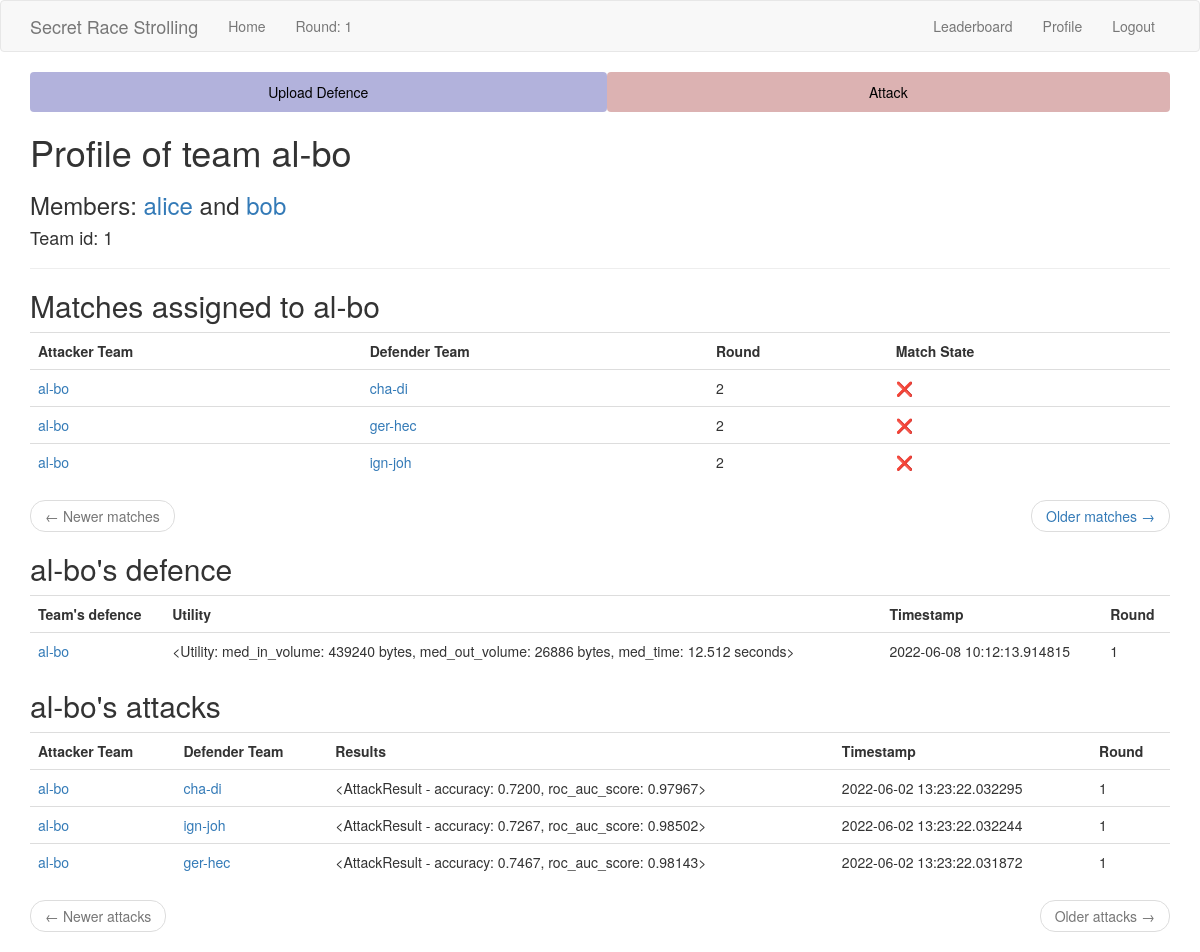
Page /team/al-bo (signed in) on the earlier database version.
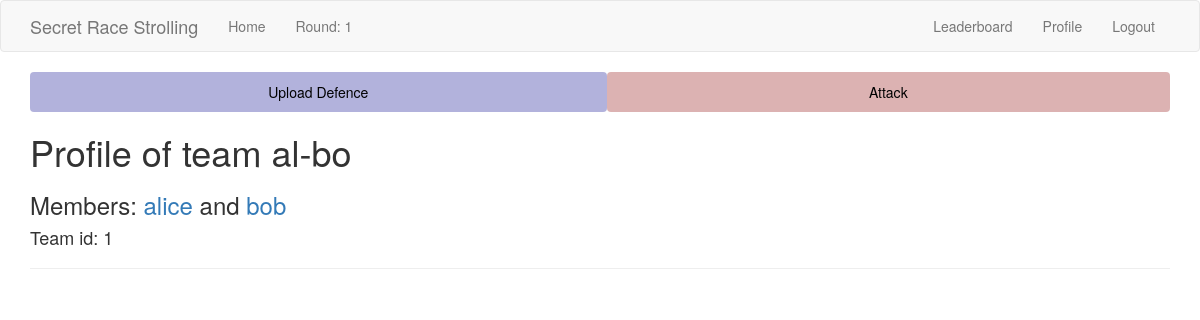
Same page on the later database version.
### app/models.py (models this page shows, shortened)
class Team(db.Model):
    id = db.Column(db.Integer, primary_key=True)
    team_name = db.Column(db.String(64), index=True, unique=True)
    member1_id = db.Column(db.Integer, db.ForeignKey("user.id"), unique=True)
    member2_id = db.Column(db.Integer, db.ForeignKey("user.id"), unique=True)
    defences = db.relationship(
        "Defence",
        backref="defender_team",
        foreign_keys="Defence.defender_team_id",
        lazy="dynamic",
    )
    defence_matches = db.relationship(
        "Match",
        backref="defender_team",
        foreign_keys="Match.defender_team_id",
        lazy="dynamic",
    )
    attack_matches = db.relationship(
        "Match",
        backref="attacker_team",
        foreign_keys="Match.attacker_team_id",
        lazy="dynamic",
    )
    def members(self) -> tuple[Optional[User], Optional[User]]:
        return (
            db.session.query(User).filter(User.id == self.member1_id).first(),
            db.session.query(User).filter(User.id == self.member2_id).first(),
        )
    def attacks(self) -> Query:
        self_attacks = (
            db.session.query(Match.id)
            .filter(Match.attacker_team_id == self.id)
            .subquery()
        )
        return db.session.query(Attack).join(
            self_attacks, self_attacks.c.id == Attack.match_id
        )

class User(UserMixin, db.Model):
    id = db.Column(db.Integer, primary_key=True)
    username = db.Column(db.String(64), index=True, unique=True)
    email = db.Column(db.String(96), index=True, unique=True)
    password_hash = db.Column(db.String(102))
    sciper = db.Column(db.Integer, unique=True)
    is_admin = db.Column(db.Boolean, default=False)
    def team(self) -> Optional["Team"]:
        return (
            db.session.query(Team)
            .filter(or_(Team.member1_id == self.id, Team.member2_id == self.id))
            .first()
        )
    def has_team(self) -> bool:
        return self.team() is not None

class Match(db.Model):
    id = db.Column(db.Integer, primary_key=True)
    defender_team_id = db.Column(db.Integer, db.ForeignKey("team.id"))
    attacker_team_id = db.Column(db.Integer, db.ForeignKey("team.id"))
    round = db.Column(db.Integer, index=True)
    __table_args__ = (
        db.UniqueConstraint(
            "defender_team_id",
            "attacker_team_id",
            "round",
            name="_match_pair_once_per_round",
        ),
    )
    attacks = db.relationship(
        "Attack",
        backref="match",
        foreign_keys="Attack.match_id",
        lazy="dynamic",
    )
    @staticmethod
    def paginate_and_itemize_match_query(
        matches: Query, page: int, matches_per_page: int, current_user_team: Team
    ) -> tuple[Pagination, list[dict]]:
        matches_sub = matches.subquery()
        attacks_done = (
            db.session.query(matches_sub.c.id)
            .join(Attack, Attack.match_id == matches_sub.c.id)
            .all()
        )
        attacks_done = [attack_done[0] for attack_done in attacks_done]
        paginated = matches.paginate(page, matches_per_page)
        matches_items = paginated.items
        for m in matches_items:
            m.match_done = m.id in attacks_done
        return paginated, matches_items

class Defence(db.Model):
    id = db.Column(db.Integer, primary_key=True)
    defender_team_id = db.Column(db.Integer, db.ForeignKey("team.id"))
    utility = db.Column(db.PickleType)
    timestamp = db.Column(db.DateTime, index=True, default=datetime.utcnow)
    round = db.Column(db.Integer, index=True)

class Attack(db.Model):
    id = db.Column(db.Integer, primary_key=True)
    match_id = db.Column(db.Integer, db.ForeignKey("match.id"))
    results = db.Column(db.PickleType)
    timestamp = db.Column(db.DateTime, index=True, default=datetime.utcnow)

### app/routes.py (the view)
@app.route("/team/<team_name>", methods=["GET"])
@login_required
def team(team_name):
    team = Team.query.filter_by(team_name=team_name).first_or_404()
    member1, member2 = team.members()
    page_match = request.args.get("page_match", 1, type=int)
    page_attack = request.args.get("page_attack", 1, type=int)
    pagination, matches_items = Match.paginate_and_itemize_match_query(
        team.attack_matches.order_by(Match.round.desc()),
        page_match,
        app.config["MATCHES_PER_TEAM"],
        current_user.team(),
    )
    match_next_url = (
        url_for(
            "team",
            team_name=team.team_name,
            page_match=pagination.next_num,
            page_attack=page_attack,  # we must not forget to propagate the attack page
        )
        if pagination.has_next
        else None
    )
    match_prev_url = (
        url_for(
            "team",
            team_name=team.team_name,
            page_match=pagination.prev_num,
            page_attack=page_attack,  # we must not forget to propagate the attack page
        )
        if pagination.has_prev
        else None
    )
    defence = team.defences.order_by(Defence.timestamp.desc()).first()
    attacks = (
        team.attacks()
        .order_by(Attack.timestamp.desc())
        .paginate(page_attack, app.config["MATCHES_PER_TEAM"], False)
    )
    attack_next_url = (
        url_for(
            "team",
            team_name=team.team_name,
            page_match=page_match,  # we must not forget to propagate the match page
            page_attack=attacks.next_num,
        )
        if attacks.has_next
        else None
    )
    attack_prev_url = (
        url_for(
            "team",
            team_name=team.team_name,
            page_match=page_match,  # we must not forget to propagate the match page
            page_attack=attacks.prev_num,
        )
        if attacks.has_prev
        else None
    )
    attacks_items = attacks.items
    return render_template(
        "team.html",
        team=team,
        member1=member1,
        member2=member2,
        matches=matches_items,
        attacks=attacks_items,
        defence=defence,
        match_next_url=match_next_url,
        match_prev_url=match_prev_url,
        attack_next_url=attack_next_url,
        attack_prev_url=attack_prev_url,
    )

### app/models.py (called while the page is built)
@login.user_loader
def load_user(id: int) -> User:
    return User.query.get(int(id))

    def __repr__(self):
        return "<Utility: \nmed_in_volume: {:.0f} bytes,\nmed_out_volume: {:.0f} bytes,\nmed_time: {:.3f} seconds>".format(
            abs(self.med_in_volume), self.med_out_volume, self.med_time
        )

    def __repr__(self) -> str:
        return "<AttackResult - accuracy: {:.4f}, roc_auc_score: {:.5f}>".format(
            self.accuracy, self.roc_auc_score
        )

### app/templates/team.html (shortened to what this page needs)
{% extends "base.html" %}
{% block app_content %}
<h1>Profile of team {{ team.team_name }}</h1>
<h3>Members: {% if member1 %} <a href="{{ url_for('user', username=member1.username) }}"> {{ member1.username }}</a>
    {% else %} <a href="{{ url_for('join_team', team_name=team.team_name) }}"> [Join {{ team.team_name }}]</a>
    {% endif %} and {% if member2 %} <a href="{{ url_for('user', username=member2.username) }}">
        {{ member2.username }}</a>
    {% else %} <a href="{{ url_for('join_team', team_name=team.team_name) }}"> [Join {{ team.team_name }}]</a>
    {% endif %}</3>
<h4>Team id: {{ team.id }}</h4>
<hr>
{% if matches %}
<h2>Matches assigned to {{ team.team_name }}</h2>
<table class="table table-hover">
    <tr>
        <th>Attacker Team</th>
        <th>Defender Team</th>
        <th>Round</th>
        <th>Match State</th>
    </tr>
    {% for match in matches %}
    {% include '_match.html' %}
    {% endfor %}
</table>
<nav aria-label="...">
    <ul class="pager">
        <li class="previous{% if not match_prev_url %} disabled{% endif %}">
            <a href="{{ match_prev_url or '#' }}">
                <span aria-hidden="true">&larr;</span> Newer matches
            </a>
        </li>
        <li class="next{% if not match_next_url %} disabled{% endif %}">
            <a href="{{ match_next_url or '#' }}">
                Older matches <span aria-hidden="true">&rarr;</span>
            </a>
        </li>
    </ul>
</nav>
{% endif %}
{% if defence %}
<h2>{{ team.team_name }}'s defence</h2>
<table class="table table-hover">
    <tr>
        <th>Team's defence</th>
        <th>Utility</th>
        <th>Timestamp</th>
        <th>Round</th>
    </tr>
    {% include '_defence.html' %}
{% endif %}
{% if attacks %}
<h2>{{ team.team_name }}'s attacks</h2>
<table class="table table-hover">
    <tr>
        <th>Attacker Team</th>
        <th>Defender Team</th>
        <th>Results</th>
        <th>Timestamp</th>
        <th>Round</th>
    </tr>
    {% for attack in attacks %}
    {% include '_attack.html' %}
    {% endfor %}
</table>
<nav aria-label="...">
    <ul class="pager">
        <li class="previous{% if not attack_prev_url %} disabled{% endif %}">
            <a href="{{ attack_prev_url or '#' }}">
                <span aria-hidden="true">&larr;</span> Newer attacks
            </a>
        </li>
        <li class="next{% if not attack_next_url %} disabled{% endif %}">
            <a href="{{ attack_next_url or '#' }}">
                Older attacks <span aria-hidden="true">&rarr;</span>
            </a>
        </li>
    </ul>
</nav>
{% endif %}
{% endblock %}

### app/templates/base.html (shortened to what this page needs)
{% extends 'bootstrap/base.html' %}
{% block navbar %}
<nav class="navbar navbar-default">
  <div class="container">
    <div class="navbar-header">
      <a
        class="navbar-brand"
        href="{{ url_for('index') }}"
      >Secret Race Strolling</a>
    </div>
    <div
      class="collapse navbar-collapse"
      id="bs-example-navbar-collapse-1"
    >
      <ul class="nav navbar-nav">
        <li><a href="{{ url_for('index') }}">Home</a></li>
        <li><a>Round: {{ config["ROUND"] }}</a></li>
      </ul>
      <ul class="nav navbar-nav navbar-right">
        {% if current_user.is_anonymous %}
        <li><a href="{{ url_for('login') }}">Login</a></li>
        {% else %}
        <li><a href="{{ url_for('leaderboard') }}">Leaderboard</a></li>
        <li><a href="{{ url_for('team', team_name=current_user.team().team_name) if current_user.has_team() else url_for('user', username=current_user.username)}}">Profile</a></li>
        <li><a href="{{ url_for('logout') }}">Logout</a></li>
        {% endif %}
      </ul>
    </div>
  </div>
</nav>
{% endblock %}
{% block content %}
<div class="container">
  <ul class="nav nav-pills nav-justified">
    {% if config["DEFENCE_PHASE"] %}
    <li class="nav-item">
      <a
        class="nav-link"
        style="background:rgba(0, 0, 139, 0.3);color:black"
        href="{{ url_for('defence') }}"
      >Upload Defence</a>
    </li>
    {% endif %}
    {% if config["ATTACK_PHASE"] %}
    <li class="nav-item">
      <a
        class="nav-link"
        style="background:rgba(139, 0, 0, 0.3);color:black"
        href="{{ url_for('attack') }}"
      >Attack</a>
    </li>
    {% endif %}
  </ul>
</div>
<div class="container">
  {% block app_content %}{% endblock %}
</div>
{% endblock %}

### app/templates/_match.html
<tr>
    <td>
        <a href="{{ url_for('team', team_name=match.attacker_team.team_name) }}">
            {{ match.attacker_team.team_name }}</a>
    </td>
    <td>
        <a href="{{ url_for('team', team_name=match.defender_team.team_name) }}">{{ match.defender_team.team_name }}
        </a>
    </td>
    <td>
        {{ match.round }}
    </td>
    <td>
        {% if match.match_done %} ✅ {% else %} ❌ {% endif %}
    </td>
</tr>

### app/templates/_defence.html
    <tr>
        <td>
            <a href="{{ url_for('team', team_name=defence.defender_team.team_name) }}">
                {{ defence.defender_team.team_name }}</a>
        </td>
        <td>
            {{ defence.utility }}
        </td>
        <td>
            {{ defence.timestamp }}
        </td>
        <td>
            {{ defence.round }}
        </td>
    </tr>
</table>

### app/templates/_attack.html
<tr>
    <td>
        <a href="{{ url_for('team', team_name=attack.match.attacker_team.team_name) }}">
            {{ attack.match.attacker_team.team_name }}</a>
    </td>
    <td>
        <a href="{{ url_for('team', team_name=attack.match.defender_team.team_name) }}">{{ attack.match.defender_team.team_name }}
        </a>
    </td>
    <td>
        {{ attack.results }}
    </td>
    <td>
        {{ attack.timestamp }}
    </td>
    <td>
        {{ attack.match.round }}
    </td>
</tr>

Differences in the rows shown:
removed Match: attacker_team.team_name "al-bo", defender_team.team_name "cha-di", round "2"
removed Match: attacker_team.team_name "al-bo", defender_team.team_name "ger-hec", round "2"
removed Match: attacker_team.team_name "al-bo", defender_team.team_name "ign-joh", round "2"
removed Defence: utility "<Utility: med_in_volume: 439240 bytes, med_out_volume: 26886 bytes, med_time: 12.512 seconds>", timestamp "2022-06-08 10:12:13.914815", round "1"
removed Attack: match.attacker_team.team_name "al-bo", match.defender_team.team_name "cha-di", results "<AttackResult - accuracy: 0.7200, roc_auc_score: 0.97967>", timestamp "2022-06-02 13:23:22.032295", match.round "1"
removed Attack: match.attacker_team.team_name "al-bo", match.defender_team.team_name "ign-joh", results "<AttackResult - accuracy: 0.7267, roc_auc_score: 0.98502>", timestamp "2022-06-02 13:23:22.032244", match.round "1"
removed Attack: match.attacker_team.team_name "al-bo", match.defender_team.team_name "ger-hec", results "<AttackResult - accuracy: 0.7467, roc_auc_score: 0.98143>", timestamp "2022-06-02 13:23:22.031872", match.round "1"
shown differently, row unchanged: Team "al-bo": team_name "al-bo" → (not shown); defender_team.team_name "al-bo" → (not shown)
Other differences:
text no longer shown: "Matches assigned to Attacker Team Defender Team Round Match State ← Newer matches Older matches → 's defence Team's defence Utility Timestamp Round 's attacks Attacker Team Defender Team Results Timestamp Round ← Newer attacks Older attacks →"
